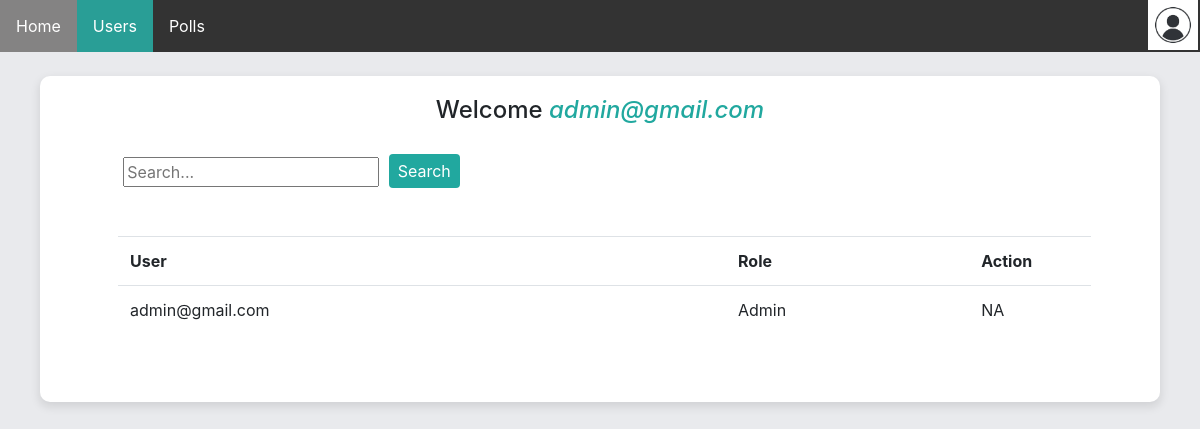
Page /admin (signed in) on the earlier database version.
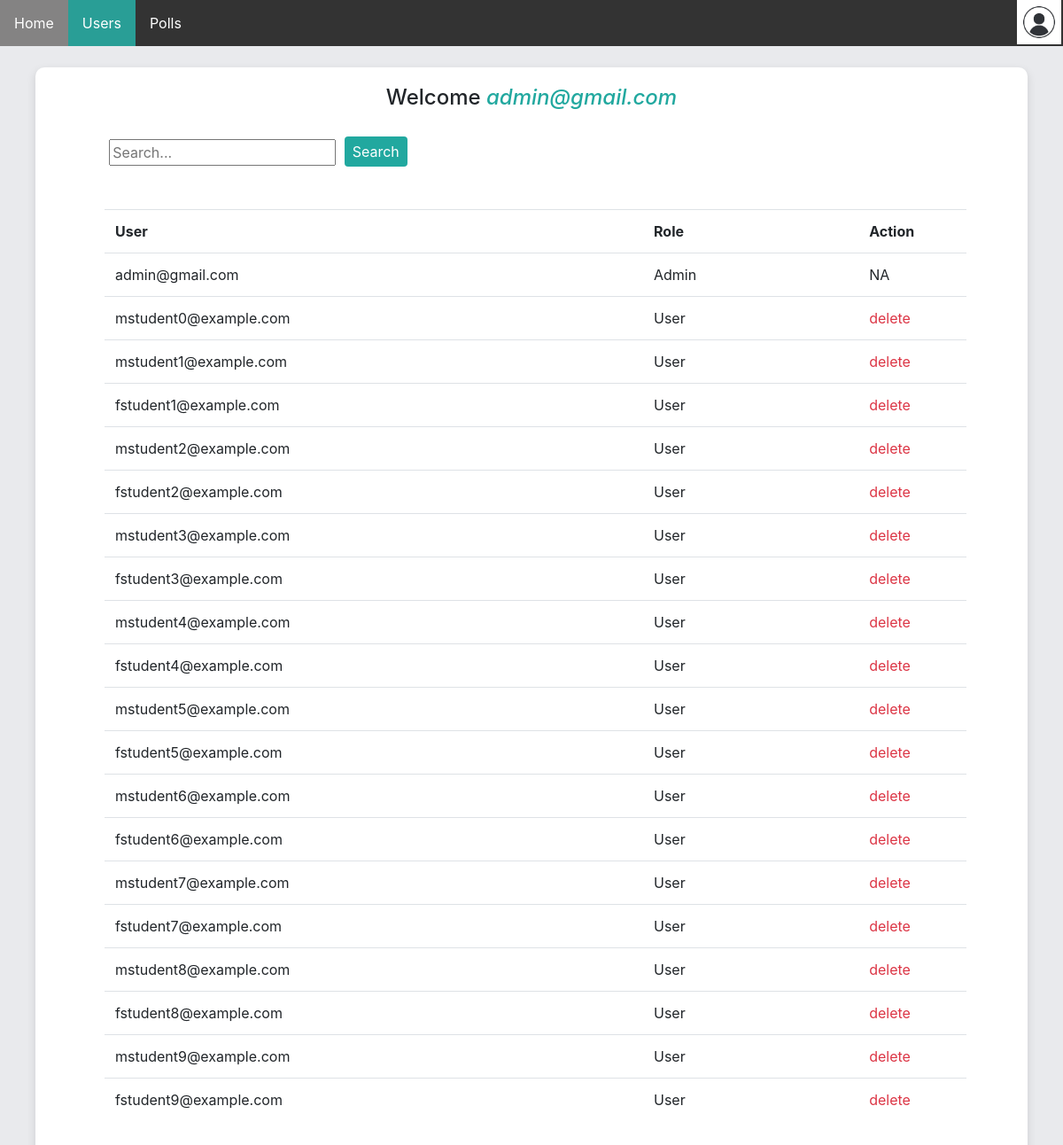
Same page on the later database version.
### app/models.py (models this page shows)
class User(db.Model, UserMixin):
    __tablename__ = 'user'
    id = db.Column(db.Integer, primary_key=True)
    email = db.Column(db.String(500), unique=True, nullable=False)
    password_hash = db.Column(db.String(500), unique=True, nullable=False) # store the hash password
    age=db.Column(db.Integer, nullable=False)
    gender=db.Column(db.String(10), nullable=False)
    is_admin = db.Column(db.Boolean, default=False)
    polls = db.relationship('Poll', backref='creator', lazy=True, cascade="all, delete")
    votes = db.relationship('Vote', backref='voter', lazy=True, cascade="all, delete")
    vote_history = db.relationship('UserVoteHistory', backref='user', lazy=True, cascade="all, delete")
    poll_reports = db.relationship('UserPollReport', backref='user', lazy=True, cascade="all, delete")

### app/routes.py (the view)
@app.route('/admin')
@auth.admin_required
def admin_users():
    users = auth.get_all_users()
    if 'q' in request.args:
        query = request.args.get('q').lower()
        users = [u for u in users if re.search(query, u.email.lower())]
    return render_template("admin_users.html", user=current_user, users=users, page="users")

### app/auth.py (called while the page is built)
def load_user(user_id):
    return User.query.get(int(user_id))

def get_all_users():
    users = User.query.all()
    return users

def admin_required(func):
    @login_required
    @wraps(func) # necessary, because otherwise decorator would change the name of every function it decorates to "wrapper". See https://stackoverflow.com/questions/308999/what-does-functools-wraps-do
    def wrapper(*args, **kwargs):
        if not current_user.is_admin:
            return login_manager.unauthorized()
        return func(*args, **kwargs)
    return wrapper

### app/routes.py (called while the page is built)
@login_manager.user_loader
def load_user(user_id):
    return auth.load_user(user_id)

### app/templates/admin_users.html
{% extends 'admin_home.html' %}
{% block wrapper %}
<div class="m-5">
    <table class="table">
        <tr>
            <th scope="col"> User </th>
            <th scope="col"> Role </th>
            <th scope="col"> Action </th>
        </tr>
        {% for user in users %}
        <tr>
            <td class='col-sm-5'>{{ user.email }}</td>
            {% if user.is_admin %}
                <td class='col-sm-2'>Admin</td>
            {% else %}
                <td class='col-sm-2'>User</td>
            {% endif %}
            <td class="col-sm-1">
            {% if not user.is_admin %}
                <a class="text-danger" onclick="return confirm('Are you sure?')" href="{{url_for('admin_delete', user_id=user.id)}}">delete</a>
                {% else %}
                NA
            {% endif %}
            </td>
        </tr>
        {% endfor %}
    </table>
    </div>
{% endblock %}

### app/templates/admin_home.html (shortened to what this page needs)
{% extends "base.html" %}
{% block body %}
<link rel="stylesheet" href="{{ url_for('static', filename='home.css') }}" type="text/css"/>
<ul>
    <li><a id="home" href="{{ url_for('home') }}">Home</a></li>
    <li><a id="users" href="{{ url_for('admin_users') }}">Users</a></li>
    <li><a id="polls" href="{{ url_for('admin_polls') }}">Polls</a></li>
    <li style="cursor: pointer;float:right" class="user">
        <img onclick="toggleSidebar()" style="float:right" src="{{ url_for('static', filename='user.jpg')}}" height="50" width="50">
    </li>
</ul>
<br>
<div class="wrapper">
    <h4 class="welcome">Welcome <i class="username">{{user.email}}</i></h4><br>
    <div style="margin-left: 5.2rem;">
        <input type="search-poll" name="q" placeholder="Search...">
        <button type="search-submit" class="btn search-button">Search</button>
    </div>
        {% block wrapper %}
        {% endblock %}
</div>
{% endblock %}

### app/templates/base.html (shortened to what this page needs)
<!DOCTYPE html>
<html>
<head>
    <link rel="stylesheet" href="https://cdn.jsdelivr.net/npm/bootstrap@4.1.3/dist/css/bootstrap.min.css">
</head>
<body>
    {% block body %} {% endblock %}
</body>
</html>

### app/static/home.css (style rules this page uses)
body { background: rgb(233, 234, 237); }
ul { list-style-type: none; margin: 0; padding: 0; overflow: hidden; background-color: #333; }
li { float: left; }
li a { display: block; color: white; text-align: center; padding: 14px 16px; text-decoration: none !important; }
.active { background-color: #299E96; }
h2, h5, th, td { cursor: default; }
.welcome { text-align: center; }
table { border-collapse: collapse; margin: 20px; margin-left: 30px; min-width: fit-content; max-width: 95%; }
th, td { text-align: left; padding: 8px; }
td a { color: #299E96; display: block; }
.wrapper { background: #fff; border-radius: 10px; box-shadow: 0px 4px 10px 1px rgba(0, 0, 0, 0.1); display: block; align-items: center; justify-content: center; padding-top: 20px; margin-left: 40px; margin-right: 40px; padding-bottom: 20px; }
.username { color: #21a89f; }
.user { padding-right: 2px; }
.search-button { margin-top: -5px; margin-left: 5px; padding: .25rem .5rem; color:white; background-color: #21a89f; }

Differences in the rows shown:
added User: email "mstudent0@example.com", is_admin "User"
added User: email "mstudent1@example.com", is_admin "User"
added User: email "fstudent1@example.com", is_admin "User"
added User: email "mstudent2@example.com", is_admin "User"
added User: email "fstudent2@example.com", is_admin "User"
added User: email "mstudent3@example.com", is_admin "User"
added User: email "fstudent3@example.com", is_admin "User"
added User: email "mstudent4@example.com", is_admin "User"
added User: email "fstudent4@example.com", is_admin "User"
added User: email "mstudent5@example.com", is_admin "User"
added User: email "fstudent5@example.com", is_admin "User"
added User: email "mstudent6@example.com", is_admin "User"
added User: email "fstudent6@example.com", is_admin "User"
added User: email "mstudent7@example.com", is_admin "User"
added User: email "fstudent7@example.com", is_admin "User"
added User: email "mstudent8@example.com", is_admin "User"
added User: email "fstudent8@example.com", is_admin "User"
added User: email "mstudent9@example.com", is_admin "User"
added User: email "fstudent9@example.com", is_admin "User"
